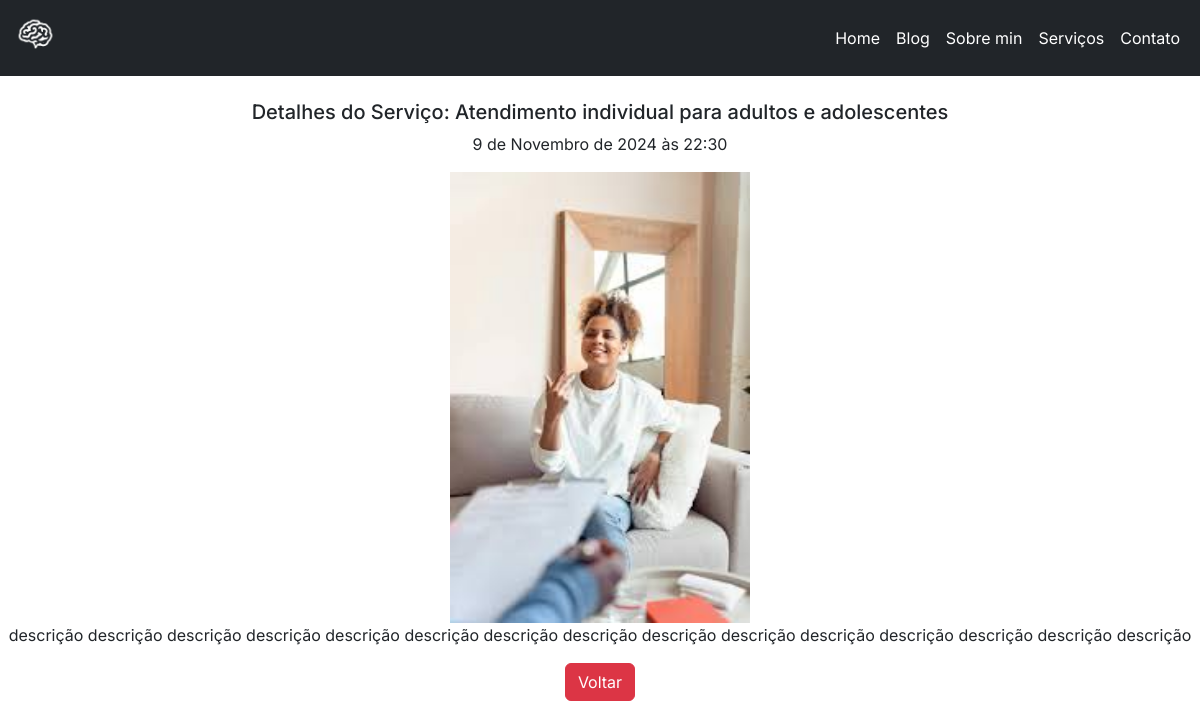
Page /service_detail/2/ on the committed database.
### siteweb/models.py (models this page shows, shortened)
class Posts(models.Model):
    title = models.CharField(max_length=100)
    description = models.TextField()
    image = models.ImageField(upload_to='images/')
    create_at = models.DateTimeField(auto_now_add=True)
    class Meta:  # adicionar isso
        verbose_name = 'Post'
        verbose_name_plural = 'Posts'
        ordering = ['id']

### siteweb/views.py (the view)
# urls.py: path('service_detail/<int:id>/', views.service_detail, name='service-detail'),
def service_detail(request, id):
    template_name = 'service-detail.html' # template
    post = Posts.objects.get(id=id) # Metodo Get
    context = { # cria context para chamar no template
        'post': post
        }
    return render(request, template_name, context) # render

### siteweb/templates/service-detail.html (shortened to what this page needs)
{% extends "base.html" %}
{% block conteudo %}
{% load static %}
<link rel="stylesheet" href="{% static '/styles/cssservico/servico-d.css' %}">
<link rel="stylesheet" href="https://cdnjs.cloudflare.com/ajax/libs/font-awesome/6.6.0/css/all.min.css" />
<div class="detalhe" style="padding-top: 100px;">
            <div class="text-center">
                <h5>Detalhes do Serviço: {{post.title}}</h5>
                <p>{{post.create_at}}</p>
                <img src="{{post.image.url}}" width="300" alt="{{post.title}}">
                <p>{{post.description}}</p>
                <a class="btn btn-danger" href="{% url 'servicos' %}">Voltar</a>
            </div>
</div>
{% endblock conteudo %}

### static/styles/cssservicos/servico-d.css (style rules this page uses)
* { text-decoration: none; font-family: "Inter", sans-serif; list-style: none; scroll-behavior: smooth; }

### rows in the picture
Posts: title "Atendimento individual para adultos e adolescentes", create_at "9 de Novembro de 2024 às 22:30", image (picture), description "descrição descrição descrição descrição descrição descrição descrição descrição descrição descrição descrição descrição descrição descrição descrição"
